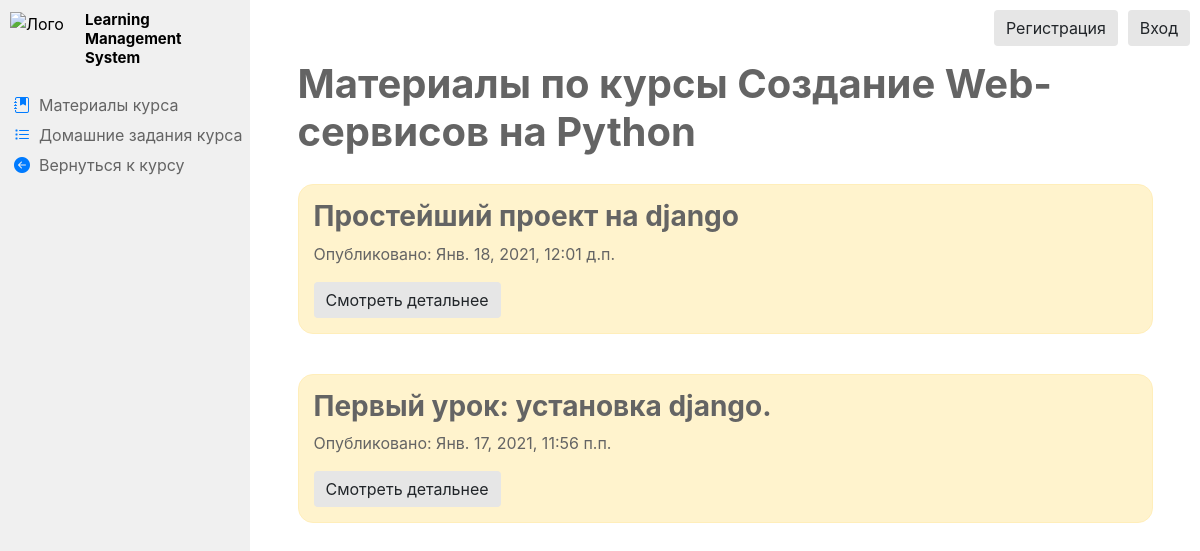
/courses/1/materials, run on the app's committed database.
### courses/models.py (models this page shows, shortened)
class Courses(models.Model):
    title = models.CharField('Название курса', max_length=150, default='')
    anons = models.TextField('Анонс курса', max_length=1000, default='')
    description = models.TextField('Описание курса', max_length=10**6, default='')
    teachers = models.ManyToManyField(Profile, verbose_name='Преподаватели курса', related_name='teachers', limit_choices_to={'is_teacher':  True})
    confidants = models.ManyToManyField(Profile, verbose_name='Доверенные лица', related_name='confidants', limit_choices_to={'is_teacher':  False})
    course_avatar = models.ImageField('Аватар курса', upload_to="images/courses/", default="images/courses/py.png")
    class Meta:
        verbose_name = 'Курс'
        verbose_name_plural = 'Курсы'

class Materials(models.Model):
    course = models.ForeignKey(Courses, verbose_name='Курс', related_name="materials", related_query_name="course", on_delete=models.CASCADE)
    title = models.CharField('Название материала', max_length=150, default='')
    description = models.TextField('Описание материала', max_length=250, default='')
    material_сontent = models.TextField('Материал', max_length=10 ** 6, default='')
    date = models.DateTimeField('Дата публикации', auto_now_add=True)
    class Meta:
        ordering = ['-date']
        verbose_name = 'Материалы курса'
        verbose_name_plural = 'Материалы курсов'

### courses/views.py (the view)
# urls.py: path('<int:pk>/materials', views.CourseMaterialView.as_view(), name='course_material_home'),
class CourseMaterialView(DetailView):
    model = Courses
    template_name = 'courses/material_home.html'
    context_object_name = 'course_materials'

### courses/templates/courses/material_home.html (shortened to what this page needs)
{% extends 'courses/course_layout.html' %}
{% block url1 %}"{% url 'course_material_home' course_materials.id %}"{% endblock %}
{% block bottom1 %}"bi bi-journal-bookmark-fill"{% endblock %}
{% block name1 %}Материалы курса{% endblock %}
{% block url2 %}"{% url 'course_homework_home' course_materials.id %}"{% endblock %}
{% block bottom2 %}"bi bi-list-task"{% endblock %}
{% block name2 %}Домашние задания курса{% endblock %}
{% block url3 %}"{% url 'courses-detail' course_materials.id %}"{% endblock %}
{% block bottom3 %}"bi bi-arrow-left-circle-fill"{% endblock %}
{% block name3 %}Вернуться к курсу{% endblock %}
{% block content %}
    <div class="news-feed">
        <h1>Материалы по курсы {{ course_materials.title }}</h1>
        {% if course_materials.materials.all %}
            {% for el in course_materials.materials.all %}
                <div class="alert alert-warning">
                    <h3>{{ el.title }}</h3>
                    <p>Опубликовано: {{ el.date }}</p>
                    <a href="{% url 'materials-detail' el.id %}" class="btn btn-warning">Смотреть детальнее</a>
                </div>
            {% endfor %}
        {% else %}
        <div class="home-text">
            <h2>Пока у курса нет материалов, но скоро они появятся!</h2>
        </div>
        {% endif %}
    </div>
{% endblock %}

### main/static/main/css/main.css (style rules this page uses)
body { background: rgb(255, 255, 255); }
a:hover, a:visited, a:link, a:active { text-decoration: none; }
.btn-warning { background-color: rgb(230, 230, 230); border-style: none; }
.news-feed { margin-top: 60px; }
.alert-warning { float: left; clear: both; width: 90%; margin: 20px 5%; text-align: left; padding: 15px; }
.alert { border-radius: 15px; }
.news-feed h1 { color: rgb(100, 100, 100); font-weight: bold; margin-left: 5%; }
.alert-warning h3 { color: rgb(100, 100, 100); font-weight: bold; }
.alert-warning p { color: rgb(100, 100, 100); }

### data on the page
Courses: title "Создание Web-сервисов на Python"
Materials: title "Простейший проект на django", date "Янв. 18, 2021, 12:01 д.п."
Materials: title "Первый урок: установка django.", date "Янв. 17, 2021, 11:56 п.п."
